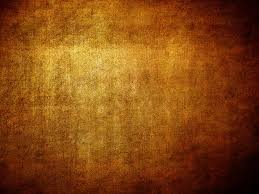
%> input picture Matlab/im3.jpg, 259 x 194 px
$ octave pruebaanimacion.m   (GNU Octave 9; MATLAB toolbox functions it lacks are replaced by stand-ins)
%> lines starting %> are read from the running program, lines starting %| are printed output that depends on the picture
### Matlab/tubep.m
function traceplot = tubep(x,y,z,N,R)
%> called with N = 20, R = 0.4
%TUBEP
%Representaci髇 de un tubo con centro la funcion de entrada.
%Entrada: coordenadas x, y, z de una funci髇, n鷐ero de cortes y radio del
%tubo.

   % i=imread('./im2.jpg'); %quiero poner la imagen de fondo....

    %Convert all vectors to column
    x0=reshape(x,[],1);y0=reshape(y,[],1);z=reshape(z,[],1);
    %Copy x, y
    x0=repmat(x0,1,N+1);y0=repmat(y0,1,N+1);
    %Generate points in circles
    myAng=linspace(0,2*pi,N+1);
    xcir=R*cos(myAng);
    ycir=R*sin(myAng);
    xx=x0+repmat(xcir,size(x0,1),1);yy=y0+repmat(ycir,size(y0,1),1);
    zz=repmat(z,1,N+1);
    traceplot=surface(xx',yy',zz','EdgeColor','none');

    img = imread('./im3.jpg');
%> img is the input picture: size 194x259x3 uint8; mean R, G, B 134.7, 73.9, 19.3
    set(traceplot,'CData',img, 'FaceColor','texturemap');
    axis equal off;
    %shading interp;
    light;
    lighting phong;
    camlight left;


end

### Matlab/representar_braid.m
function [p0,p1,p2,p3 ] = representar_braid(indices_braid, N_cortes, Radio )
    n_total_braid = max(abs(indices_braid))+1;
    contador=0;
    inicio = -3*pi;
    fin = 0;
    for i=1:length(indices_braid)
        cruce = indices_braid(i);

        for j=1:abs(cruce)-1
            p0 = cilindro_braid(j+contador,inicio,fin,N_cortes,Radio);
            hold on;
            contador = contador +1;
        end
        if(cruce < 0)
            [p1,p2] = braid_neg(abs(cruce)+contador,inicio,fin,N_cortes,Radio);
            hold on;
        else
            [p1,p2] = braid_pos(abs(cruce)+contador,inicio,fin,N_cortes,Radio);
            hold on;
        end
        contador = contador +3;

        for j=abs(cruce)+1:n_total_braid-1
            p3 = cilindro_braid(j+contador,inicio,fin,N_cortes,Radio);
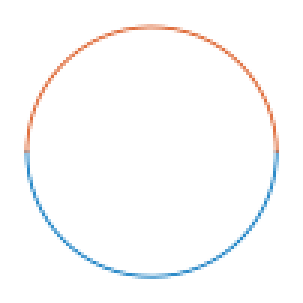
%> figure redrawn from the program's plot data
            hold on;
            contador = contador +1;
        end

        inicio = inicio -3*pi;
%> inicio = -18.85
        fin = fin -3*pi;
        contador = 0;
    end


end

### Matlab/cilindro_braid.m
function tp = cilindro_braid(numero_braid, inicio,fin,N_cortes,Radio)
%if (fin-inicio == 3*pi)
    alpha=inicio:0.1:fin;
    l=zeros([1 length(alpha)]);

    x0=l+numero_braid;y0=l;z0=alpha;

    x = ((alpha>=inicio)&(alpha<=fin)).*x0 ;
    y = ((alpha>=inicio)&(alpha<=fin)).*y0;
    z = ((alpha>=inicio)&(alpha<=fin)).*z0;
    plot3(x, y, z);
    tp = tubep(x,y,z,N_cortes,Radio);
%else
%    disp('ERROR: El intervalo (fin-inicio) tiene que ser de tama駉 3pi.');
end

### Matlab/giro_braid_neg.m
function [tp,p3,x,y,z,x_cil,y_cil,z_cil] = giro_braid_neg(numero_braid, signo,inicio,fin,N_cortes,Radio)
    alpha=inicio:0.1:fin;
    l=zeros([1 length(alpha)]);

    y0=l;z0=alpha;
    x1=(signo)*cos(alpha)+numero_braid+1;y1=(signo)*sin(alpha);z1=alpha;
    y2=l;z2=alpha;
    if(mod(round(((fin-pi)/(-pi))),2) == 0)
        x0=l-signo+numero_braid+1;
        x2=l+signo+numero_braid+1;
    else
        x0=l+signo+numero_braid+1;
        x2=l-signo+numero_braid+1;
    end

    x = ((alpha>=inicio)&(alpha<=inicio+pi)).*x0 + ((alpha>=inicio+pi)&(alpha<=inicio+2*pi)).*x1...
        + ((alpha>=inicio+2*pi)&(alpha<=fin)).*x2;
    y = ((alpha>=inicio)&(alpha<=inicio+pi)).*y0 +((alpha>=inicio+pi)&(alpha<=inicio+2*pi)).*y1 +...
        ((alpha>=inicio+2*pi)&(alpha<=fin)).*y2;
    z = ((alpha>=inicio)&(alpha<=inicio+pi)).*z0 +((alpha>=inicio+pi)&(alpha<=inicio+2*pi)).*z1 +...
        ((alpha>=inicio+2*pi)&(alpha<=fin)).*z2;
    p3 = plot3(x, y, z);
    tp = tubep(x,y,z,N_cortes,Radio);
    x_cil = ((alpha>=inicio)&(alpha<=fin)).*x0;
    y_cil = ((alpha>=inicio)&(alpha<=fin)).*y0;
    z_cil = ((alpha>=inicio)&(alpha<=fin)).*z0;
end

### Matlab/braid_neg.m
function  [p1,p2] = braid_neg(numero_braid,inicio,fin,N_cortes,Radio)
%if (fin-inicio) == (3*pi)
   p1 = giro_braid_neg(numero_braid,1,inicio,fin,N_cortes,Radio); %1--> de 0 a 2. 2 --> 1 a 3...
   hold on;
   p2 = giro_braid_neg(numero_braid,-1,inicio,fin,N_cortes,Radio);
%else
%    disp('ERROR: El intervalo (fin-inicio) tiene que ser de tama駉 3pi.');
end

### Matlab/braid_pos.m
function  [p1,p2] = braid_pos(numero_braid,inicio,fin,N_cortes,Radio)
%if (fin-inicio == 3*pi)
   p1 = giro_braid_pos(numero_braid,1,inicio,fin,N_cortes,Radio); %1--> de 0 a 2. 2 --> 1 a 3...
   hold on;
   p2 = giro_braid_pos(numero_braid,-1,inicio,fin,N_cortes,Radio);

%else
%    disp('ERROR: El intervalo (fin-inicio) tiene que ser de tama駉 3pi.');
end

### Matlab/giro_braid_pos.m
function tp = giro_braid_pos(numero_braid, signo,inicio,fin,N_cortes,Radio)
    alpha=inicio:0.1:fin;
    l=zeros([1 length(alpha)]);
    y0=l;z0=alpha;
    x1=(signo)*cos(alpha)+numero_braid+1;y1=(-signo)*sin(alpha);z1=alpha;
    y2=l;z2=alpha;
    if(mod(round(((fin-pi)/(-pi))),2) == 0)
        x0=l-signo+numero_braid+1;
        x2=l+signo+numero_braid+1;
    else
        x0=l+signo+numero_braid+1;
        x2=l-signo+numero_braid+1;
    end

    x = ((alpha>=inicio)&(alpha<=inicio+pi)).*x0 + ((alpha>=inicio+pi)&(alpha<=inicio+2*pi)).*x1...
        + ((alpha>=inicio+2*pi)&(alpha<=fin)).*x2;
    y = ((alpha>=inicio)&(alpha<=inicio+pi)).*y0 +((alpha>=inicio+pi)&(alpha<=inicio+2*pi)).*y1 +...
        ((alpha>=inicio+2*pi)&(alpha<=fin)).*y2;
    z = ((alpha>=inicio)&(alpha<=inicio+pi)).*z0 +((alpha>=inicio+pi)&(alpha<=inicio+2*pi)).*z1 +...
        ((alpha>=inicio+2*pi)&(alpha<=fin)).*z2;
    plot3(x, y, z);
    tp = tubep(x,y,z,N_cortes,Radio);
end

### Matlab/pruebaanimacion.m
N_cortes=20;
Radio=0.4;
inicio = -3*pi;
fin = 0;
signo = 1;
numero_braid = 3;

    alpha=inicio:0.1:fin;
    l=zeros([1 length(alpha)]);
    y0=l;z0=alpha;
    x1=(signo)*cos(alpha)+numero_braid+1;y1=(-signo)*sin(alpha);z1=alpha;
    y2=l;z2=alpha;
    if(mod(round(((fin-pi)/(-pi))),2) == 0)
        x0=l-signo+numero_braid+1;
        x2=l+signo+numero_braid+1;
    else
        x0=l+signo+numero_braid+1;
        x2=l-signo+numero_braid+1;
    end

    x = ((alpha>=inicio)&(alpha<=inicio+pi)).*x0 + ((alpha>=inicio+pi)&(alpha<=inicio+2*pi)).*x1...
        + ((alpha>=inicio+2*pi)&(alpha<=fin)).*x2;
    y = ((alpha>=inicio)&(alpha<=inicio+pi)).*y0 +((alpha>=inicio+pi)&(alpha<=inicio+2*pi)).*y1 +...
        ((alpha>=inicio+2*pi)&(alpha<=fin)).*y2;
    z = ((alpha>=inicio)&(alpha<=inicio+pi)).*z0 +((alpha>=inicio+pi)&(alpha<=inicio+2*pi)).*z1 +...
        ((alpha>=inicio+2*pi)&(alpha<=fin)).*z2;

    xc = ((alpha>=inicio)&(alpha<=fin)).*x2 ;
    yc = ((alpha>=inicio)&(alpha<=fin)).*y2;
    zc = ((alpha>=inicio)&(alpha<=fin)).*z2;


  representar_braid([1 -4], N_cortes, Radio );
% [15 lines of commented-out code are left out]
